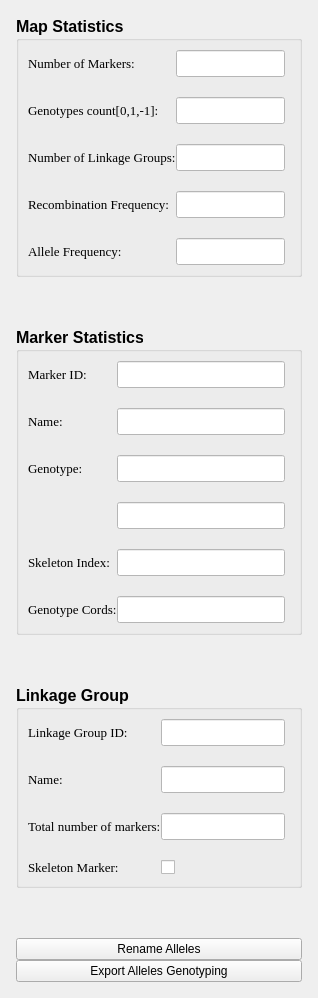
              <widget class="QWidget" name="scrollAreaWidgetContents">
               <property name="geometry">
                <rect>
                 <x>0</x>
                 <y>0</y>
                 <width>318</width>
                 <height>902</height>
                </rect>
               </property>
               <property name="sizePolicy">
                <sizepolicy hsizetype="Preferred" vsizetype="Minimum">
                 <horstretch>0</horstretch>
                 <verstretch>0</verstretch>
                </sizepolicy>
               </property>
               <layout class="QHBoxLayout" name="horizontalLayout_2">
                <item>
                 <layout class="QGridLayout" name="gridLayout_5">
                  <property name="leftMargin">
                   <number>5</number>
                  </property>
                  <property name="topMargin">
                   <number>5</number>
                  </property>
                  <property name="rightMargin">
                   <number>5</number>
                  </property>
                  <property name="bottomMargin">
                   <number>5</number>
                  </property>
                  <property name="horizontalSpacing">
                   <number>0</number>
                  </property>
                  <property name="verticalSpacing">
                   <number>50</number>
                  </property>
                  <item row="0" column="0">
                   <widget class="QGroupBox" name="groupBox">
                    <property name="sizePolicy">
                     <sizepolicy hsizetype="Preferred" vsizetype="Preferred">
                      <horstretch>0</horstretch>
                      <verstretch>0</verstretch>
                     </sizepolicy>
                    </property>
                    <property name="minimumSize">
                     <size>
                      <width>0</width>
                      <height>0</height>
                     </size>
                    </property>
                    <property name="font">
                     <font>
                      <pointsize>12</pointsize>
                      <weight>75</weight>
                      <bold>true</bold>
                     </font>
                    </property>
                    <property name="title">
                     <string>Map Statistics</string>
                    </property>
                    <property name="flat">
                     <bool>true</bool>
                    </property>
                    <layout class="QFormLayout" name="formLayout">
                     <item row="0" column="0" colspan="2">
                      <layout class="QGridLayout" name="gridLayout">
                       <property name="rightMargin">
                        <number>5</number>
                       </property>
                       <property name="horizontalSpacing">
                        <number>0</number>
                       </property>
                       <property name="verticalSpacing">
                        <number>20</number>
                       </property>
                       <item row="1" column="0">
                        <widget class="QLabel" name="label_7">
                         <property name="font">
                          <font>
                           <family>Georgia</family>
                           <pointsize>10</pointsize>
                           <weight>50</weight>
                           <bold>false</bold>
                          </font>
                         </property>
                         <property name="text">
                          <string>Genotypes count[0,1,-1]:</string>
                         </property>
                         <property name="alignment">
                          <set>Qt::AlignLeading|Qt::AlignLeft|Qt::AlignVCenter</set>
                         </property>
                        </widget>
                       </item>
                       <item row="3" column="1">
                        <widget class="QLineEdit" name="map_recombination">
                         <property name="styleSheet">
                          <string notr="true">background-color: rgb(255, 255, 255);</string>
                         </property>
                         <property name="readOnly">
                          <bool>true</bool>
                         </property>
                        </widget>
                       </item>
                       <item row="2" column="1">
                        <widget class="QLineEdit" name="map_linkages">
                         <property name="styleSheet">
                          <string notr="true">background-color: rgb(255, 255, 255);</string>
                         </property>
                         <property name="readOnly">
                          <bool>true</bool>
                         </property>
                        </widget>
                       </item>
                       <item row="0" column="0">
                        <widget class="QLabel" name="label_4">
                         <property name="sizePolicy">
                          <sizepolicy hsizetype="Preferred" vsizetype="Preferred">
                           <horstretch>0</horstretch>
                           <verstretch>0</verstretch>
                          </sizepolicy>
                         </property>
                         <property name="font">
                          <font>
                           <family>Georgia</family>
                           <pointsize>10</pointsize>
                           <weight>50</weight>
                           <bold>false</bold>
                          </font>
                         </property>
                         <property name="text">
                          <string>Number of Markers:</string>
                         </property>
                         <property name="alignment">
                          <set>Qt::AlignLeading|Qt::AlignLeft|Qt::AlignVCenter</set>
                         </property>
                        </widget>
                       </item>
                       <item row="0" column="1">
                        <widget class="QLineEdit" name="map_markers">
                         <property name="styleSheet">
                          <string notr="true">background-color: rgb(255, 255, 255);</string>
                         </property>
                         <property name="readOnly">
                          <bool>true</bool>
                         </property>
                        </widget>
                       </item>
                       <item row="4" column="1">
                        <widget class="QLineEdit" name="map_allele">
                         <property name="styleSheet">
                          <string notr="true">background-color: rgb(255, 255, 255);</string>
                         </property>
                         <property name="readOnly">
                          <bool>true</bool>
                         </property>
                        </widget>
                       </item>
                       <item row="1" column="1">
                        <widget class="QLineEdit" name="map_genotypes">
                         <property name="styleSheet">
                          <string notr="true">background-color: rgb(255, 255, 255);</string>
                         </property>
                         <property name="readOnly">
                          <bool>true</bool>
                         </property>
                        </widget>
                       </item>
                       <item row="2" column="0">
                        <widget class="QLabel" name="label_5">
                         <property name="font">
                          <font>
                           <family>Georgia</family>
                           <pointsize>10</pointsize>
                           <weight>50</weight>
                           <bold>false</bold>
                          </font>
                         </property>
                         <property name="text">
                          <string>Number of Linkage Groups:</string>
                         </property>
                         <property name="alignment">
                          <set>Qt::AlignLeading|Qt::AlignLeft|Qt::AlignVCenter</set>
                         </property>
                        </widget>
                       </item>
                       <item row="3" column="0">
                        <widget class="QLabel" name="label_8">
                         <property name="font">
                          <font>
                           <family>Georgia</family>
                           <pointsize>10</pointsize>
                           <weight>50</weight>
                           <bold>false</bold>
                          </font>
                         </property>
                         <property name="text">
                          <string>Recombination Frequency:</string>
                         </property>
                         <property name="alignment">
                          <set>Qt::AlignLeading|Qt::AlignLeft|Qt::AlignVCenter</set>
                         </property>
                        </widget>
                       </item>
                       <item row="4" column="0">
                        <widget class="QLabel" name="label_6">
                         <property name="font">
                          <font>
                           <family>Georgia</family>
                           <pointsize>10</pointsize>
                           <weight>50</weight>
                           <bold>false</bold>
                          </font>
                         </property>
                         <property name="text">
                          <string>Allele Frequency:</string>
                         </property>
                         <property name="alignment">
                          <set>Qt::AlignLeading|Qt::AlignLeft|Qt::AlignVCenter</set>
                         </property>
                        </widget>
                       </item>
                      </layout>
                     </item>
                    </layout>
                   </widget>
                  </item>
                  <item row="2" column="0">
                   <widget class="QGroupBox" name="groupBox_3">
                    <property name="font">
                     <font>
                      <pointsize>12</pointsize>
                      <weight>75</weight>
                      <bold>true</bold>
                     </font>
                    </property>
                    <property name="title">
                     <string>Linkage Group</string>
                    </property>
                    <property name="flat">
                     <bool>true</bool>
                    </property>
                    <layout class="QFormLayout" name="formLayout_3">
                     <item row="0" column="0" colspan="2">
                      <layout class="QGridLayout" name="gridLayout_4">
                       <property name="rightMargin">
                        <number>5</number>
                       </property>
                       <property name="bottomMargin">
                        <number>1</number>
                       </property>
                       <property name="horizontalSpacing">
                        <number>0</number>
                       </property>
                       <property name="verticalSpacing">
                        <number>20</number>
                       </property>
                       <item row="3" column="1">
                        <widget class="QCheckBox" name="lg_skeleton">
                         <property name="enabled">
                          <bool>true</bool>
                         </property>
                         <property name="text">
                          <string/>
                         </property>
                         <property name="checkable">
                          <bool>false</bool>
                         </property>
                        </widget>
                       </item>
                       <item row="2" column="1">
                        <widget class="QLineEdit" name="lg_markers">
                         <property name="sizePolicy">
                          <sizepolicy hsizetype="Preferred" vsizetype="Preferred">
                           <horstretch>0</horstretch>
                           <verstretch>0</verstretch>
                          </sizepolicy>
                         </property>
                         <property name="styleSheet">
                          <string notr="true">background-color: rgb(255, 255, 255);</string>
                         </property>
                         <property name="readOnly">
                          <bool>true</bool>
                         </property>
                        </widget>
                       </item>
                       <item row="3" column="0">
                        <widget class="QLabel" name="label_18">
                         <property name="font">
                          <font>
                           <family>Georgia</family>
                           <pointsize>10</pointsize>
                           <weight>50</weight>
                           <bold>false</bold>
                          </font>
                         </property>
                         <property name="text">
                          <string>Skeleton Marker:</string>
                         </property>
                         <property name="alignment">
                          <set>Qt::AlignLeading|Qt::AlignLeft|Qt::AlignVCenter</set>
                         </property>
                        </widget>
                       </item>
                       <item row="1" column="1">
                        <widget class="QLineEdit" name="lg_name">
                         <property name="sizePolicy">
                          <sizepolicy hsizetype="Preferred" vsizetype="Preferred">
                           <horstretch>0</horstretch>
                           <verstretch>0</verstretch>
                          </sizepolicy>
                         </property>
                         <property name="styleSheet">
                          <string notr="true">background-color: rgb(255, 255, 255);</string>
                         </property>
                         <property name="readOnly">
                          <bool>true</bool>
                         </property>
                        </widget>
                       </item>
                       <item row="2" column="0">
                        <widget class="QLabel" name="label_23">
                         <property name="font">
                          <font>
                           <family>Georgia</family>
                           <pointsize>10</pointsize>
                           <weight>50</weight>
                           <bold>false</bold>
                          </font>
                         </property>
                         <property name="text">
                          <string>Total number of markers:</string>
                         </property>
                         <property name="alignment">
                          <set>Qt::AlignLeading|Qt::AlignLeft|Qt::AlignVCenter</set>
                         </property>
                        </widget>
                       </item>
                       <item row="0" column="1">
                        <widget class="QLineEdit" name="lg_id">
                         <property name="sizePolicy">
                          <sizepolicy hsizetype="Preferred" vsizetype="Preferred">
                           <horstretch>0</horstretch>
                           <verstretch>0</verstretch>
                          </sizepolicy>
                         </property>
                         <property name="styleSheet">
                          <string notr="true">background-color: rgb(255, 255, 255);</string>
                         </property>
                         <property name="readOnly">
                          <bool>true</bool>
                         </property>
                        </widget>
                       </item>
                       <item row="0" column="0">
                        <widget class="QLabel" name="label_21">
                         <property name="font">
                          <font>
                           <family>Georgia</family>
                           <pointsize>10</pointsize>
                           <weight>50</weight>
                           <bold>false</bold>
                          </font>
                         </property>
                         <property name="text">
                          <string>Linkage Group ID:</string>
                         </property>
                         <property name="alignment">
                          <set>Qt::AlignLeading|Qt::AlignLeft|Qt::AlignVCenter</set>
                         </property>
                        </widget>
                       </item>
                       <item row="1" column="0">
                        <widget class="QLabel" name="label_22">
                         <property name="font">
                          <font>
                           <family>Georgia</family>
                           <pointsize>10</pointsize>
                           <weight>50</weight>
                           <bold>false</bold>
                           <strikeout>false</strikeout>
                          </font>
                         </property>
                         <property name="text">
                          <string>Name:</string>
                         </property>
                         <property name="alignment">
                          <set>Qt::AlignLeading|Qt::AlignLeft|Qt::AlignVCenter</set>
                         </property>
                        </widget>
                       </item>
                      </layout>
                     </item>
                    </layout>
                   </widget>
                  </item>
                  <item row="1" column="0">
                   <widget class="QGroupBox" name="groupBox_2">
                    <property name="sizePolicy">
                     <sizepolicy hsizetype="Preferred" vsizetype="Preferred">
                      <horstretch>0</horstretch>
                      <verstretch>0</verstretch>
                     </sizepolicy>
                    </property>
                    <property name="font">
                     <font>
                      <pointsize>12</pointsize>
                      <weight>75</weight>
                      <bold>true</bold>
                     </font>
                    </property>
                    <property name="autoFillBackground">
                     <bool>false</bool>
                    </property>
                    <property name="title">
                     <string>Marker Statistics</string>
                    </property>
                    <property name="flat">
                     <bool>true</bool>
                    </property>
                    <property name="checkable">
                     <bool>false</bool>
                    </property>
                    <layout class="QGridLayout" name="gridLayout_3">
                     <item row="0" column="0">
                      <layout class="QGridLayout" name="gridLayout_2">
                       <property name="topMargin">
                        <number>0</number>
                       </property>
                       <property name="rightMargin">
                        <number>5</number>
                       </property>
                       <property name="horizontalSpacing">
                        <number>0</number>
                       </property>
                       <property name="verticalSpacing">
                        <number>20</number>
                       </property>
                       <item row="0" column="1">
                        <widget class="QLineEdit" name="marker_id">
                         <property name="sizePolicy">
                          <sizepolicy hsizetype="Preferred" vsizetype="Preferred">
                           <horstretch>0</horstretch>
                           <verstretch>0</verstretch>
                          </sizepolicy>
                         </property>
                         <property name="styleSheet">
                          <string notr="true">background-color: rgb(255, 255, 255);</string>
                         </property>
                         <property name="readOnly">
                          <bool>true</bool>
                         </property>
                        </widget>
                       </item>
                       <item row="5" column="1">
                        <widget class="QLineEdit" name="marker_gencords">
                         <property name="sizePolicy">
                          <sizepolicy hsizetype="Preferred" vsizetype="Preferred">
                           <horstretch>0</horstretch>
                           <verstretch>0</verstretch>
                          </sizepolicy>
                         </property>
                         <property name="styleSheet">
                          <string notr="true">background-color: rgb(255, 255, 255);</string>
                         </property>
                         <property name="readOnly">
                          <bool>true</bool>
                         </property>
                        </widget>
                       </item>
                       <item row="2" column="0">
                        <widget class="QLabel" name="label_10">
                         <property name="font">
                          <font>
                           <family>Georgia</family>
                           <pointsize>10</pointsize>
                           <weight>50</weight>
                           <bold>false</bold>
                          </font>
                         </property>
                         <property name="text">
                          <string>Genotype:</string>
                         </property>
                         <property name="alignment">
                          <set>Qt::AlignLeading|Qt::AlignLeft|Qt::AlignVCenter</set>
                         </property>
                        </widget>
                       </item>
                       <item row="5" column="0">
                        <widget class="QLabel" name="label_13">
                         <property name="font">
                          <font>
                           <family>Georgia</family>
                           <pointsize>10</pointsize>
                           <weight>50</weight>
                           <bold>false</bold>
                          </font>
                         </property>
                         <property name="text">
                          <string>Genotype Cords:</string>
                         </property>
                         <property name="alignment">
                          <set>Qt::AlignLeading|Qt::AlignLeft|Qt::AlignVCenter</set>
                         </property>
                        </widget>
                       </item>
                       <item row="2" column="1">
                        <widget class="QLineEdit" name="marker_genotype">
                         <property name="sizePolicy">
                          <sizepolicy hsizetype="Preferred" vsizetype="Preferred">
                           <horstretch>0</horstretch>
                           <verstretch>0</verstretch>
                          </sizepolicy>
                         </property>
                         <property name="styleSheet">
                          <string notr="true">background-color: rgb(255, 255, 255);</string>
                         </property>
                         <property name="readOnly">
                          <bool>true</bool>
                         </property>
                        </widget>
                       </item>
                       <item row="4" column="0">
                        <widget class="QLabel" name="label_11">
                         <property name="font">
                          <font>
                           <family>Georgia</family>
                           <pointsize>10</pointsize>
                           <weight>50</weight>
                           <bold>false</bold>
                          </font>
                         </property>
                         <property name="text">
                          <string>Skeleton Index:</string>
                         </property>
                         <property name="alignment">
                          <set>Qt::AlignLeading|Qt::AlignLeft|Qt::AlignVCenter</set>
                         </property>
                        </widget>
                       </item>
                       <item row="1" column="1">
                        <widget class="QLineEdit" name="marker_name">
                         <property name="sizePolicy">
                          <sizepolicy hsizetype="Preferred" vsizetype="Preferred">
                           <horstretch>0</horstretch>
                           <verstretch>0</verstretch>
                          </sizepolicy>
                         </property>
                         <property name="styleSheet">
                          <string notr="true">background-color: rgb(255, 255, 255);</string>
                         </property>
                         <property name="readOnly">
                          <bool>true</bool>
                         </property>
                        </widget>
                       </item>
                       <item row="0" column="0">
                        <widget class="QLabel" name="label_14">
                         <property name="font">
                          <font>
                           <family>Georgia</family>
                           <pointsize>10</pointsize>
                           <weight>50</weight>
                           <bold>false</bold>
                          </font>
                         </property>
                         <property name="text">
                          <string>Marker ID:</string>
                         </property>
                         <property name="alignment">
                          <set>Qt::AlignLeading|Qt::AlignLeft|Qt::AlignVCenter</set>
                         </property>
                        </widget>
                       </item>
                       <item row="1" column="0">
                        <widget class="QLabel" name="label_12">
                         <property name="font">
                          <font>
                           <family>Georgia</family>
                           <pointsize>10</pointsize>
                           <weight>50</weight>
                           <bold>false</bold>
                          </font>
                         </property>
                         <property name="text">
                          <string>Name:</string>
                         </property>
                         <property name="alignment">
                          <set>Qt::AlignLeading|Qt::AlignLeft|Qt::AlignVCenter</set>
                         </property>
                        </widget>
                       </item>
                       <item row="4" column="1">
                        <widget class="QLineEdit" name="marker_skeleton_ind">
                         <property name="sizePolicy">
                          <sizepolicy hsizetype="Preferred" vsizetype="Preferred">
                           <horstretch>0</horstretch>
                           <verstretch>0</verstretch>
                          </sizepolicy>
                         </property>
                         <property name="styleSheet">
                          <string notr="true">background-color: rgb(255, 255, 255);</string>
                         </property>
                         <property name="readOnly">
                          <bool>true</bool>
                         </property>
                        </widget>
                       </item>
                       <item row="3" column="1">
                        <widget class="QLineEdit" name="marker_genotype_ns">
                         <property name="enabled">
                          <bool>true</bool>
                         </property>
                         <property name="styleSheet">
                          <string notr="true">background-color: rgb(255, 255, 255);</string>
                         </property>
                        </widget>
                       </item>
                      </layout>
                     </item>
                    </layout>
                   </widget>
                  </item>
                  <item row="3" column="0">
                   <layout class="QVBoxLayout" name="verticalLayout_2">
                    <item>
                     <widget class="QPushButton" name="rename_alleles_btn">
                      <property name="text">
                       <string>Rename Alleles</string>
                      </property>
                     </widget>
                    </item>
                    <item>
                     <widget class="QPushButton" name="export_alleles_btn">
                      <property name="text">
                       <string>Export Alleles Genotyping</string>
                      </property>
                     </widget>
                    </item>
                   </layout>
                  </item>
                 </layout>
                </item>
               </layout>
              </widget>
